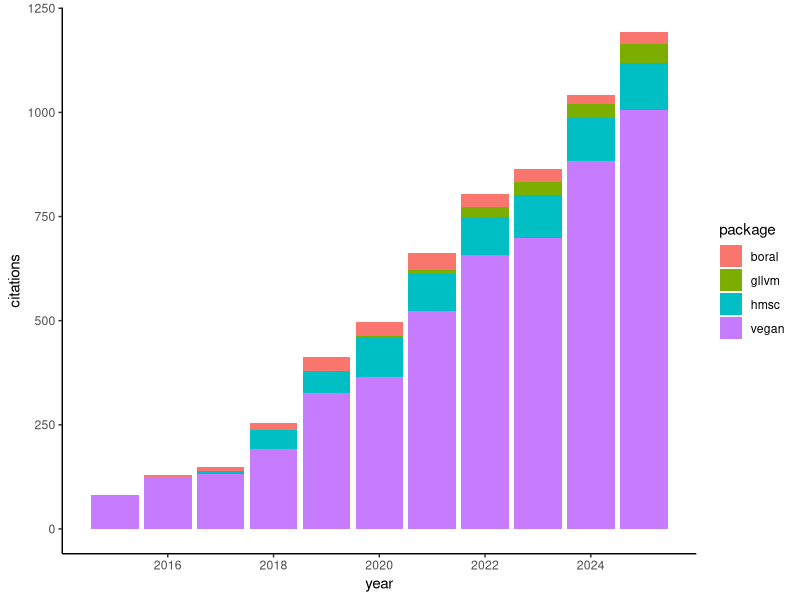
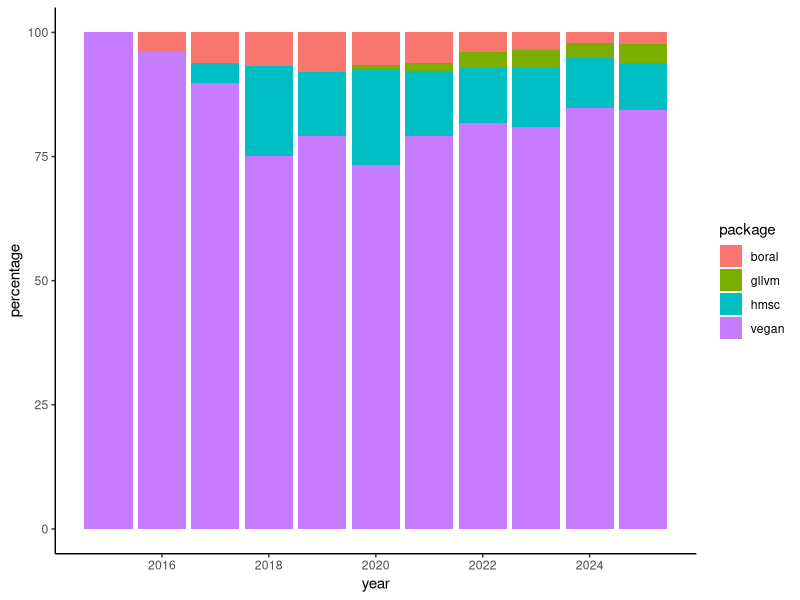

Here is the R script that generated these plots, in order:
## ---- chunk 1
#| output: false
# load required R packages
library(dplyr) # data handling
library(ggplot2) # plotting
## ---- chunk 2
data_vegan <- read.table("data_S1/vegan_stats.txt", skip = 1)
data_gllvm <- read.table("data_S1/gllvm_stats.txt", skip = 1) |> 
  head(7)   # remove end-of-file text line 
data_hmsc <- read.table("data_S1/hmsc_stats.txt", skip = 1) |> 
  head(10)  # remove end-of-file text line 
data_boral <- read.table("data_S1/boral_stats.txt", skip = 1) |> 
  head(11)  # remove end-of-file text line 
## ---- chunk 3
for (c in 1:3) {
  data_gllvm[,c] <- as.numeric(data_gllvm[,c])
  data_hmsc[,c] <- as.numeric(data_hmsc[,c])
  data_boral[,c] <- as.numeric(data_boral[,c])
}

data_vegan$package <- "vegan"
data_gllvm$package <- "gllvm"
data_hmsc$package <- "hmsc"
data_boral$package <- "boral"

data_full <- data_vegan |> # add data together
  bind_rows(data_gllvm,
            data_hmsc,
            data_boral)
colnames(data_full)[1:3] <- c("year", "citations", "percentage")

# percentage to fraction of all citations accros packages that year
for (y in unique(data_full$year)) {
  data_full$percentage[data_full$year==y] <- 
    data_full$citations[data_full$year==y] / 
    sum(data_full$citations[data_full$year==y]) *100
}

# remove 2026 (very few obs) and years before 2015 (only vegan cited)
data_filt <- data_full |> 
  filter(year >= 2015 & year != 2026)
## ---- chunk 4
#| echo: true
#| warning: false
#| label: fig-cit
#| fig-cap: "yearly citations for the vegan R package (classical ordination tools) and R packages in which model-based ordination tools are central (boral, gllvm and hmsc)."
#| fig-subcap: 
#| - "Total number of yearly citations for each package"
#| - "Percentage of total citations across all packages per year"
#| fig-width: 9
#| fig-height: 4
ggplot(data_filt) +
  geom_histogram(aes(x=year, y=citations, fill=package),stat="identity") +
  theme_classic()
ggplot(data_filt) +
  geom_histogram(aes(x=year, y=percentage, fill=package),stat="identity") +
  theme_classic()
